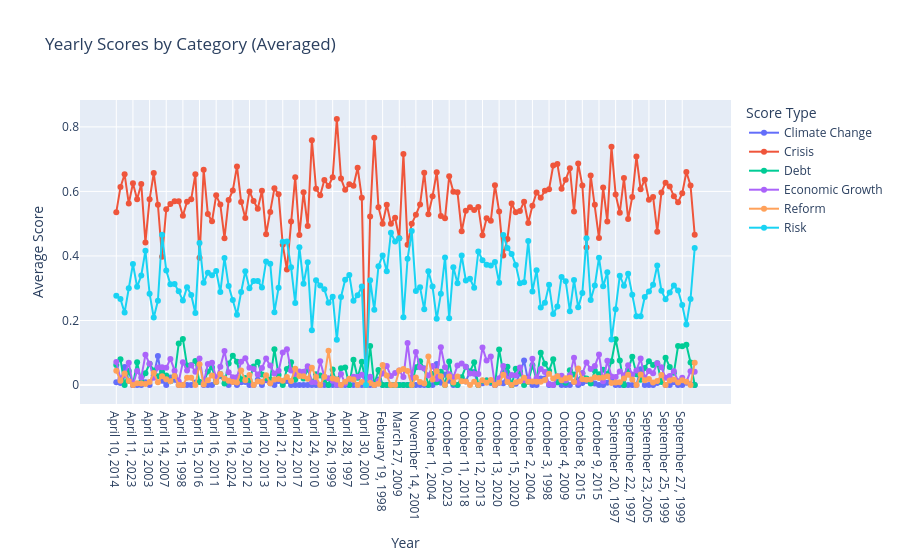

Here is the notebook cell this chart was saved with:
### Code cell
score_columns = ["Climate Change", "Economic Growth", "Debt ", "Crisis", "Risk", "Reform"]
data_melted = data.melt(id_vars=["Date"], value_vars=score_columns, 
                         var_name="Score Type", value_name="Score")

# Ensure Score column is numeric and drop NaN values
data_melted["Score"] = pd.to_numeric(data_melted["Score"], errors="coerce")
data_melted = data_melted.dropna(subset=["Score"])

# Aggregate scores by Year and Score Type (calculate average)
data_grouped = data_melted.groupby(["Date", "Score Type"], as_index=False)["Score"].mean()

# Plotly line chart
fig = px.line(data_grouped, x="Date", y="Score", color="Score Type", 
              line_group="Score Type", markers=True,
              title="Yearly Scores by Category (Averaged)",
              labels={"Score": "Average Score", "Year": "Year"})

fig.update_layout(
    xaxis_title="Year",
    yaxis_title="Average Score",
    legend_title="Score Type",
    hovermode="x unified"
)

fig.show()

### Figure 1 — Plotly figure (JSON) as saved in the notebook; plotly's stock layout.template omitted (floating-point values rounded to 4 significant figures; data arrays with more than 128 entries replaced by an {"elided": "..."} marker saying what was removed)
{"data": [{"hovertemplate": "Score Type=Climate Change<br>Date=%{x}<br>Average Score=%{y}<extra></extra>", "legendgroup": "Climate Change", "line": {"color": "#636efa", "dash": "solid"}, "marker": {"symbol": "circle"}, "mode": "lines+markers", "name": "Climate Change", "orientation": "v", "showlegend": true, "type": "scatter", "x": {"elided": "140 str values"}, "xaxis": "x", "y": {"elided": "140 float values"}, "yaxis": "y"}, {"hovertemplate": "Score Type=Crisis<br>Date=%{x}<br>Average Score=%{y}<extra></extra>", "legendgroup": "Crisis", "line": {"color": "#EF553B", "dash": "solid"}, "marker": {"symbol": "circle"}, "mode": "lines+markers", "name": "Crisis", "orientation": "v", "showlegend": true, "type": "scatter", "x": {"elided": "140 str values"}, "xaxis": "x", "y": {"elided": "140 float values"}, "yaxis": "y"}, {"hovertemplate": "Score Type=Debt <br>Date=%{x}<br>Average Score=%{y}<extra></extra>", "legendgroup": "Debt ", "line": {"color": "#00cc96", "dash": "solid"}, "marker": {"symbol": "circle"}, "mode": "lines+markers", "name": "Debt ", "orientation": "v", "showlegend": true, "type": "scatter", "x": {"elided": "140 str values"}, "xaxis": "x", "y": {"elided": "140 float values"}, "yaxis": "y"}, {"hovertemplate": "Score Type=Economic Growth<br>Date=%{x}<br>Average Score=%{y}<extra></extra>", "legendgroup": "Economic Growth", "line": {"color": "#ab63fa", "dash": "solid"}, "marker": {"symbol": "circle"}, "mode": "lines+markers", "name": "Economic Growth", "orientation": "v", "showlegend": true, "type": "scatter", "x": {"elided": "140 str values"}, "xaxis": "x", "y": {"elided": "140 float values"}, "yaxis": "y"}, {"hovertemplate": "Score Type=Reform<br>Date=%{x}<br>Average Score=%{y}<extra></extra>", "legendgroup": "Reform", "line": {"color": "#FFA15A", "dash": "solid"}, "marker": {"symbol": "circle"}, "mode": "lines+markers", "name": "Reform", "orientation": "v", "showlegend": true, "type": "scatter", "x": {"elided": "140 str values"}, "xaxis": "x", "y": {"elided": "140 float values"}, "yaxis": "y"}, {"hovertemplate": "Score Type=Risk<br>Date=%{x}<br>Average Score=%{y}<extra></extra>", "legendgroup": "Risk", "line": {"color": "#19d3f3", "dash": "solid"}, "marker": {"symbol": "circle"}, "mode": "lines+markers", "name": "Risk", "orientation": "v", "showlegend": true, "type": "scatter", "x": {"elided": "140 str values"}, "xaxis": "x", "y": {"elided": "140 float values"}, "yaxis": "y"}], "layout": {"hovermode": "x unified", "legend": {"title": {"text": "Score Type"}, "tracegroupgap": 0}, "title": {"text": "Yearly Scores by Category (Averaged)"}, "xaxis": {"anchor": "y", "domain": [0, 1], "title": {"text": "Year"}}, "yaxis": {"anchor": "x", "domain": [0, 1], "title": {"text": "Average Score"}}}}
